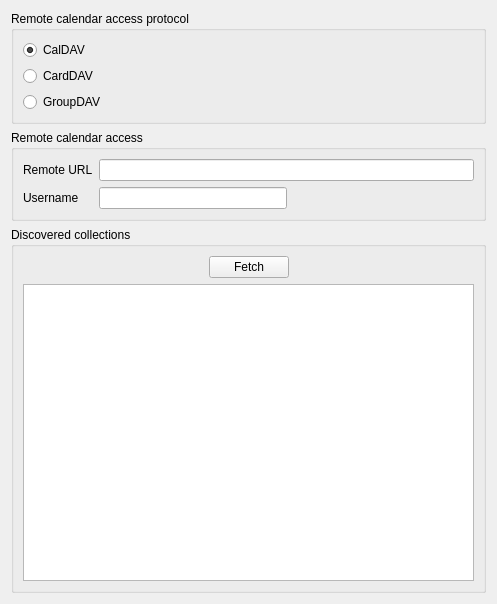
<?xml version="1.0" encoding="UTF-8"?>
<ui version="4.0">
 <class>UrlConfigurationDialog</class>
 <widget class="QWidget" name="UrlConfigurationDialog">
  <property name="geometry">
   <rect>
    <x>0</x>
    <y>0</y>
    <width>497</width>
    <height>604</height>
   </rect>
  </property>
  <property name="sizePolicy">
   <sizepolicy hsizetype="Preferred" vsizetype="Preferred">
    <horstretch>0</horstretch>
    <verstretch>0</verstretch>
   </sizepolicy>
  </property>
  <property name="locale">
   <locale language="English" country="UnitedStates"/>
  </property>
  <layout class="QVBoxLayout" name="verticalLayout_2">
   <item>
    <widget class="KButtonGroup" name="remoteProtocol">
     <property name="locale">
      <locale language="English" country="UnitedStates"/>
     </property>
     <property name="title">
      <string>Remote calendar access protocol</string>
     </property>
     <property name="current" stdset="0">
      <number>0</number>
     </property>
     <layout class="QVBoxLayout" name="verticalLayout">
      <item>
       <widget class="QRadioButton" name="caldav">
        <property name="text">
         <string>CalDAV</string>
        </property>
        <property name="checked">
         <bool>true</bool>
        </property>
       </widget>
      </item>
      <item>
       <widget class="QRadioButton" name="carddav">
        <property name="text">
         <string>CardDAV</string>
        </property>
       </widget>
      </item>
      <item>
       <widget class="QRadioButton" name="groupdav">
        <property name="text">
         <string>GroupDAV</string>
        </property>
       </widget>
      </item>
     </layout>
    </widget>
   </item>
   <item>
    <widget class="QGroupBox" name="groupBox_2">
     <property name="locale">
      <locale language="English" country="UnitedStates"/>
     </property>
     <property name="title">
      <string>Remote calendar access</string>
     </property>
     <layout class="QFormLayout" name="formLayout">
      <item row="0" column="0">
       <widget class="QLabel" name="label">
        <property name="text">
         <string>Remote URL</string>
        </property>
       </widget>
      </item>
      <item row="0" column="1">
       <widget class="KLineEdit" name="remoteUrl"/>
      </item>
      <item row="1" column="0">
       <widget class="QLabel" name="label_4">
        <property name="accessibleDescription">
         <string comment="The user's login on the remote server"/>
        </property>
        <property name="locale">
         <locale language="English" country="UnitedStates"/>
        </property>
        <property name="text">
         <string>Username</string>
        </property>
       </widget>
      </item>
      <item row="1" column="1">
       <layout class="QHBoxLayout" name="horizontalLayout">
        <item>
         <widget class="KLineEdit" name="username"/>
        </item>
        <item>
         <spacer name="horizontalSpacer_2">
          <property name="orientation">
           <enum>Qt::Horizontal</enum>
          </property>
          <property name="sizeHint" stdset="0">
           <size>
            <width>40</width>
            <height>20</height>
           </size>
          </property>
         </spacer>
        </item>
       </layout>
      </item>
     </layout>
    </widget>
   </item>
   <item>
    <widget class="QGroupBox" name="groupBox">
     <property name="locale">
      <locale language="English" country="UnitedStates"/>
     </property>
     <property name="title">
      <string>Discovered collections</string>
     </property>
     <layout class="QVBoxLayout" name="verticalLayout_3">
      <item>
       <layout class="QHBoxLayout" name="horizontalLayout_2">
        <item>
         <spacer name="horizontalSpacer">
          <property name="orientation">
           <enum>Qt::Horizontal</enum>
          </property>
          <property name="sizeHint" stdset="0">
           <size>
            <width>40</width>
            <height>20</height>
           </size>
          </property>
         </spacer>
        </item>
        <item>
         <widget class="KPushButton" name="fetchButton">
          <property name="text">
           <string>Fetch</string>
          </property>
         </widget>
        </item>
        <item>
         <spacer name="horizontalSpacer_3">
          <property name="orientation">
           <enum>Qt::Horizontal</enum>
          </property>
          <property name="sizeHint" stdset="0">
           <size>
            <width>40</width>
            <height>20</height>
           </size>
          </property>
         </spacer>
        </item>
       </layout>
      </item>
      <item>
       <widget class="QTreeView" name="discoveredUrls"/>
      </item>
     </layout>
    </widget>
   </item>
  </layout>
 </widget>
 <customwidgets>
  <customwidget>
   <class>KButtonGroup</class>
   <extends>QGroupBox</extends>
   <header>kbuttongroup.h</header>
   <container>1</container>
  </customwidget>
  <customwidget>
   <class>KPushButton</class>
   <extends>QPushButton</extends>
   <header>kpushbutton.h</header>
  </customwidget>
  <customwidget>
   <class>KLineEdit</class>
   <extends>QLineEdit</extends>
   <header>klineedit.h</header>
  </customwidget>
 </customwidgets>
 <resources/>
 <connections/>
</ui>
